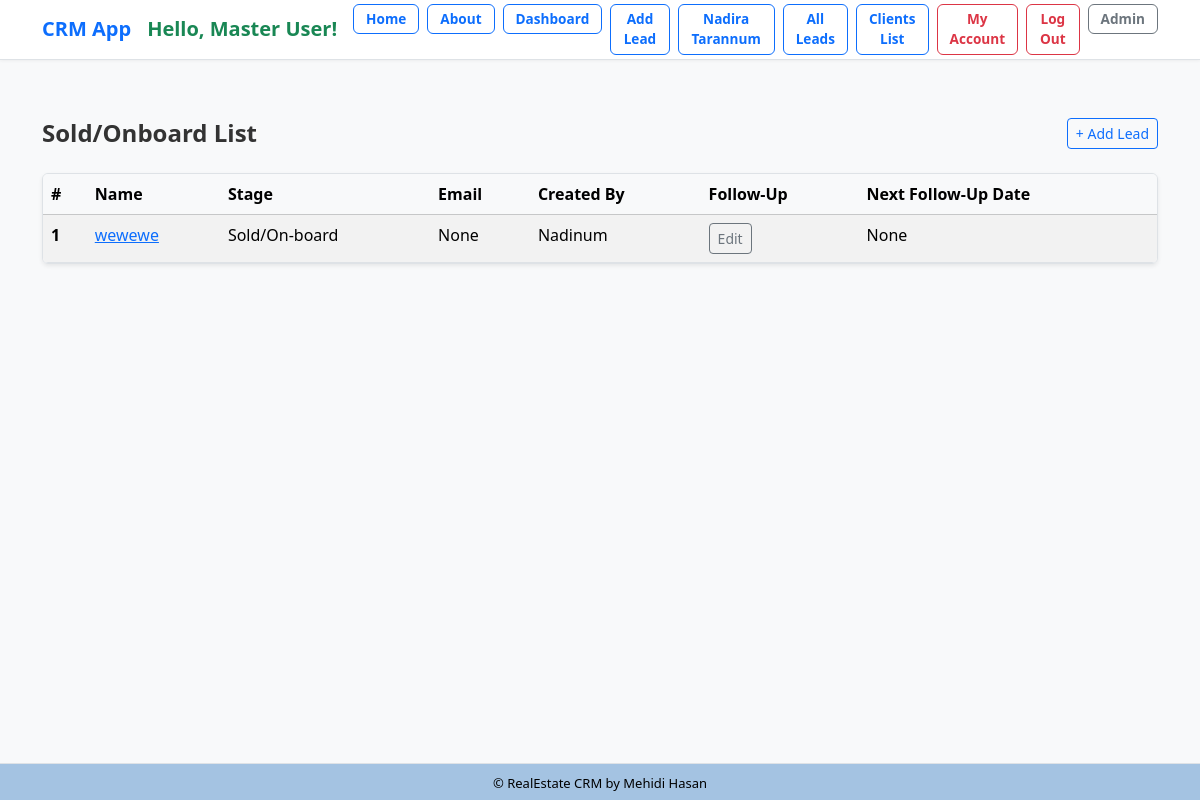
Screenshot of /leads/sold-onboard/ (signed in) with the database file from the repository.
### lead/models.py (models this page shows, shortened)
class Lead(models.Model):
    LEAD_STAGE_CHOICES = (
        ('lead', 'Lead'),
        ('prospect', 'Prospect'),
        ('high_prospect', 'High Prospect'),
        ('sold_onboard', 'Sold/On-board'),
        ('hold', 'Hold'),
        ('lost', 'Lost'),
        ('junk', 'Junk'),
    )
    PROFESSION_CHOICES = (
        ('doctor', 'Doctor'),
        ('artist', 'Artist'),
        ('engineer', 'Engineer'),
        ('teacher', 'Teacher'),
        ('student', 'Student'),
        ('other', 'Other'),
    )
    PROJECT_CHOICES = (
        ('grand', 'Grand'),
        ('majestic', 'Majestic'),
        ('skyvilla', 'Skyvilla'),
        ('maxus', 'Maxus'),
        ('other', 'Other'),
    )
    PROPERTY_STATUS_CHOICES = (
        ('ready', 'Ready'),
        ('initial', 'Initial'),
        ('going', 'Going'),
    )
    PREFERRED_LOCATION_CHOICES = (
        ('banani', 'Banani'),
        ('gulshan', 'Gulshan'),
        ('badda', 'Badda'),
        ('dhanmondi', 'Dhanmondi'),
        ('other', 'Other'),
    )
    COMPANY_CHOICES = (
        ('rupayanhousing', 'Rupayan Housing'),
        ('rupayancityuttara', 'Rupayan City Uttara'),
        ('other', 'Other'),
    )
    INTERESTED_PROJECT_BUILDING_CHOICES = (
        ('grand-building-12', 'Grand Building 12'),
        ('majestic-building-5', 'Majestic Building 5'),
        ('skyvilla-building-3', 'Skyvilla Building 3'),
        ('maxus-building-8', 'Maxus Building 8'),
        ('other', 'Other'),
    )
    UNIT_SIZE_CHOICES = (
        ('2000-2500', '2000-2500 sqft'),
        ('200-300', '200-300 sqft'),
        ('300-400', '300-400 sqft'),
        ('2500-3000', '2500-3000 sqft'),
        ('3000-3500', '3000-3500 sqft'),
        ('3500-4000', '3500-4000 sqft'),
        ('4000+', '4000+ sqft'),
        ('other', 'Other'),
    )
    PREFERENCE_FLOOR = (
        ('1st', '1st Floor'),
        ('2nd', '2nd Floor'),
        ('3rd', '3rd Floor'),
        ('4th', '4th Floor'),
        ('5th', '5th Floor'),
        ('6th', '6th Floor'),
        ('7th', '7th Floor'),
        ('8th', '8th Floor'),
        ('9th', '9th Floor'),
        ('10th', '10th Floor'),
        ('11th', '11th Floor'),
        ('12th', '12th Floor'),
        ('13th', '13th Floor'),
        ('14th', '14th Floor'),
        ('15th', '15th Floor'),
    )
    FACING_CHOICES = (
        ('east', 'East'),
        ('west', 'West'),
        ('north', 'North'),
        ('south', 'South'),
        ('north-east', 'North-East'),
        ('north-west', 'North-West'),
        ('south-east', 'South-East'),
        ('south-west', 'South-West'),
        ('other', 'Other'),
    )
    VIEW_CHOICES = (
        ('road', 'Road'),
        ('park', 'Park'),
        ('lake', 'Lake'),
        ('city', 'City'),
        ('other', 'Other'),
    )
    BUDGET_CHOICES = (
        ('less-than-50-lakh', 'Less than 50 Lakh'),
        ('less-than-1-crore', 'Less than 1 Crore'),
        ('1-crore-to-2-crore', '1 Crore to 2 Crore'),
        ('2-crore-to-3-crore', '2 Crore to 3 Crore'),
        ('3-crore-to-4-crore', '3 Crore to 4 Crore'),
        ('4-crore-to-5-crore', '4 Crore to 5 Crore'),
        ('more-than-5-crore', 'More than 5 Crore'),
        ('other', 'Other'),
    )
    LEAD_SOURCE_CHOICES = (
        ('sgl', 'SGL'),
        ('walkin', 'Walk-in'),
        ('other', 'Other'),
    )
    SUB_SOURCE_CHOICES = (
        ('ownsource', 'Own Source'),
        ('referral', 'Referral'),
        ('doorto-door', 'Door to Door'),
        ('social-media', 'Social Media'),
        ('online-advertisement', 'Online Advertisement'),
        ('other', 'Other'),
    )
    TEAM_LEADER_CHOICES = (
        ('iktadul', 'Iktadul'),
        ('salman', 'Salman'),
        ('other', 'Other'),
    )
    FOLLOWUP_STATUS_CHOICES = (
        ('call', 'Call'),
        ('email', 'Email'),
        ('int Meeting', 'Int Meeting'),
        ('Ext Meeting', 'Ext Meeting'),
        ('project visit', 'Project Visit'),
        ('sold', 'Sold'),
        ('onboard', 'On-board'),
        ('junk', 'Junk'),
    )
    name = models.CharField("Name", max_length=50)
    team = models.ForeignKey(Team, on_delete=models.CASCADE, null=True, blank=True)
    phone = models.CharField(
    "Phone",
        max_length=11,
        unique=True,
        validators=[
            RegexValidator(
                regex=r'^\d{11}$',
                message='Phone number must contain only numbers.',
                code='invalid_phone'
            )
        ]
    )
    present_address = models.CharField("Present Address", max_length=20, choices=PREFERRED_LOCATION_CHOICES, blank=True, null=True)
    primaryemail = models.EmailField("Primary Email", blank=True, null=True)
    secondaryemail = models.EmailField("Secondary Email", blank=True, null=True)
    profession = models.CharField("Profession", max_length=20, choices=PROFESSION_CHOICES, blank=True, null=True)
    resident = models.CharField("Resident", max_length=100, blank=True, null=True)
    notes = models.TextField("Notes", blank=True, null=True)
    projecttype = models.CharField("Project Type", max_length=20, choices=PROJECT_CHOICES, blank=True, null=True)
    projectstatus = models.CharField("Project Status", max_length=20, choices=PROPERTY_STATUS_CHOICES, default='ready', blank=True, null=True)
    preferred_location = models.CharField("Preferred Location", max_length=20, choices=PREFERRED_LOCATION_CHOICES, blank=True, null=True)
    company = models.CharField("Company", max_length=20, choices=COMPANY_CHOICES, default="rupayancityuttara", null=True)
    interested_project_building = models.CharField("Interested Project Building", max_length=30, choices=INTERESTED_PROJECT_BUILDING_CHOICES, blank=True, null=True)
    unit_size = models.CharField("Unit Size", max_length=20, choices=UNIT_SIZE_CHOICES, blank=True, null=True)
    preference_floor = models.CharField("Preference Floor", max_length=20, choices=PREFERENCE_FLOOR, blank=True, null=True)
    facing = models.CharField("Facing", max_length=20, choices=FACING_CHOICES, blank=True, null=True)
    view = models.CharField("View", max_length=20, choices=VIEW_CHOICES, blank=True, null=True)
    budget = models.CharField("Budget", max_length=20, choices=BUDGET_CHOICES, blank=True, null=True)
    leadsource = models.CharField("Lead Source", max_length=20, choices=LEAD_SOURCE_CHOICES, default='sgl', blank=True, null=True)
    subsource = models.CharField("Sub Source", max_length=20, choices=SUB_SOURCE_CHOICES, default='ownsource',blank=True, null=True)
    teamleader = models.CharField("Team Leader", max_length=20, choices=TEAM_LEADER_CHOICES, default='iktadul',blank=True, null=True)
    description = models.TextField("Description", blank=True, null=True)
    converted_to_client = models.BooleanField("Converted to Client", default=False)
    created_by = models.ForeignKey(User, related_name='leads', on_delete=models.CASCADE)
    created_at = models.DateTimeField("Created At", auto_now_add=True)
    modified_at = models.DateTimeField("Modified At", auto_now=True)
    followup_by = models.CharField("Follow Up By", max_length=50, choices=FOLLOWUP_STATUS_CHOICES, blank=True, null=True)
    lead_status = models.CharField("Lead Status", max_length=20, choices=LEAD_STAGE_CHOICES, default="lead", null=True)
    next_followup_by = models.CharField(max_length=20, choices=FOLLOWUP_STATUS_CHOICES, blank=True, null=True)
    next_followup_date = models.DateField("Next Follow Up Date", blank=True, null=True)
    modified_at = models.DateTimeField(auto_now=True)
    unique_id = models.CharField(max_length=255, unique=True, blank=True, null=True)

### dashboard/views.py (the view)
# urls.py: path('leads/sold-onboard/', views.sold_leads, name='sold_onboard_leads'),
@login_required
def sold_leads(request):
    if request.user.is_superuser:
        leads = Lead.objects.filter( lead_status='sold_onboard')
    else:
        leads = Lead.objects.filter(created_by=request.user, lead_status='sold_onboard')
    total_sold_leads = leads.count()
    return render(request, 'dashboard/sold_leads.html', {
        'leads': leads,
        'total_sold_leads': total_sold_leads,
    })

### dashboard/templates/dashboard/sold_leads.html (shortened to what this page needs)
{% extends 'crm/base.html' %}
{% block content %}
<div class="d-flex justify-content-between align-items-center mb-4">
    <h1 class="h4 fw-semibold mb-0">Sold/Onboard List</h1>
    <a class="btn btn-outline-primary btn-sm" href="{% url 'lead:addlead' %}">+ Add Lead</a>
</div>
{% if leads %}
    <div class="table-responsive shadow-sm rounded border">
        <table class="table table-hover table-striped mb-0">
            <thead class="table-light">
                <tr>
                    <th scope="col">#</th>
                    <th scope="col">Name</th>
                    <th scope="col">Stage</th>
                    <th scope="col">Email</th>
                    <th scope="col">Created By</th>
                    <th scope="col">Follow-Up</th>
                    <th scope="col" > Next Follow-Up Date</th>
                </tr>
            </thead>
            <tbody>
                {% for lead in leads %}
                    <tr>
                        <th scope="row">{{ forloop.counter }}</th>
                        <td><a href="{% url 'lead:lead_change_history' lead.id %}">{{ lead.name }}</a></td>
                        <td>{{ lead.get_lead_status_display }}</td>
                        <td>{{ lead.primaryemail }}</td>
                        <td>{{ lead.created_by }}</td>
                        <td> <a href="{% url 'edit_leads' lead.id %}?redirect_to=sold_leads" class="btn btn-sm btn-outline-secondary">Edit</a></td>
                        <td>{{ lead.next_followup_date }}</td>
                    </tr>
                {% endfor %}
            </tbody>
        </table>
    </div>
{% else %}
    <div class="alert alert-light border text-center" role="alert">
        No leads found.
    </div>
{% endif %}
{% endblock %}

### crm/templates/crm/base.html (shortened to what this page needs)
{% load static %}
<!DOCTYPE html>
<html lang="en">
<head>
  <link href="https://cdn.jsdelivr.net/npm/bootstrap@5.3.3/dist/css/bootstrap.min.css" rel="stylesheet">
  <link rel="stylesheet" type="text/css" href="{% static 'css/styles.css' %}">
</head>
<body>
  <nav class="navbar navbar-expand-lg navbar-light bg-white border-bottom py-1 fixed-top" >
    <div class="container">
<a class="navbar-brand fw-bold text-primary d-flex align-items-center" href="{% url 'index' %}">
  <span class="me-3">CRM App</span>
  {% if request.user.is_authenticated %}
    {% if user.first_name or user.last_name %}
      <span class="text-success fw-bold">
        Hello, {{ user.first_name }} {{ user.last_name }}!
      </span>
    {% else %}
      <span class="text-success fw-bold">Hello!</span>
    {% endif %}
  {% endif %}
</a>
      <div class="collapse navbar-collapse justify-content-end" id="navbarContent">
        <ul class="navbar-nav gap-2">
          <li class="nav-item">
            <a class="btn btn-outline-primary fw-bold  btn-sm" href="{% url 'index' %}">Home</a>
          </li>
          <li class="nav-item">
            <a class="btn btn-outline-primary fw-bold btn-sm" href="{% url 'about' %}">About</a>
          </li>
          {% if request.user.is_authenticated %}
            <li class="nav-item">
              <a class="btn btn-outline-primary fw-bold btn-sm" href="{% url 'dashboard' %}">Dashboard</a>
            </li>
            <li class="nav-item">
              <a class="btn btn-outline-primary fw-bold btn-sm" href="{% url 'lead:addlead' %}">Add Lead</a>
            </li>
            {% if request.user.username == "CRM" or request.user.username == "Nadira" %}
              <li class="nav-item">
                <a class="btn btn-outline-primary fw-bold btn-sm" href="{% url 'nadira' %}">Nadira Tarannum</a>
              </li>
            {% endif %}
            <li class="nav-item">
              <a class="btn btn-outline-primary fw-bold btn-sm" href="{% url 'lead:leads_list' %}">All Leads</a>
            </li>
            <li class="nav-item">
              <a class="btn btn-outline-primary fw-bold btn-sm" href="{% url 'client_list' %}">Clients List</a>
            </li>
            <li class="nav-item">
              <a class="btn btn-outline-danger fw-bold btn-sm" href="{% url 'myaccount' %}">My Account</a>
            </li>
            <li>
              <a href="{% url 'logout' %}" class="btn btn-outline-danger fw-bold btn-sm">
            Log Out
          </a>
            </li>
            <li class="nav-item">
              <a class="btn btn-outline-secondary fw-bold btn-sm" href="{% url 'admin:index' %}">Admin</a>
            </li>
          {% endif %}
        </ul>
      </div>
    </div>
  </nav>
  <div class="container mt-5 position-relative overflow-hidden" style="min-height: 60vh; z-index: 0;">
    {% block content %}{% endblock %}
  </div>
<footer class="text-center fixed-bottom" style="background-color: #a4c3e2; padding: 6px 0; border-top: 1px solid #dee2e6;">
  <div class="container">
    <span style="color: #000; font-size: 13px;">&copy; {{ now|date:"Y" }} RealEstate CRM by Mehidi Hasan</span>
  </div>
</footer>
</body>
</html>

### crm/static/css/styles.css (style rules this page uses)
body { font-family: "Segoe UI", Roboto, sans-serif; background-color: #f8f9fa; }
.navbar { box-shadow: 0 1px 3px rgba(0, 0, 0, 0.05); }
.navbar .btn { padding: 4px 12px; font-size: 0.85rem; border-radius: 0.375rem; }
.container h1, .container h3 { color: #333; }
.table thead th { position: sticky; top: 0; background-color: #f8f9fa; z-index: 10; }

### crm/templates/crm/base.html (style rules this page uses)
body { padding-top: 70px; padding-bottom: 60px; }

### rows the page displays
Lead: name "wewewe", lead_status "Sold/On-board", primaryemail "None", created_by "Nadinum", next_followup_date "None"

### other values shown
{{ user.first_name }} "Master"
{{ user.last_name }} "User"
